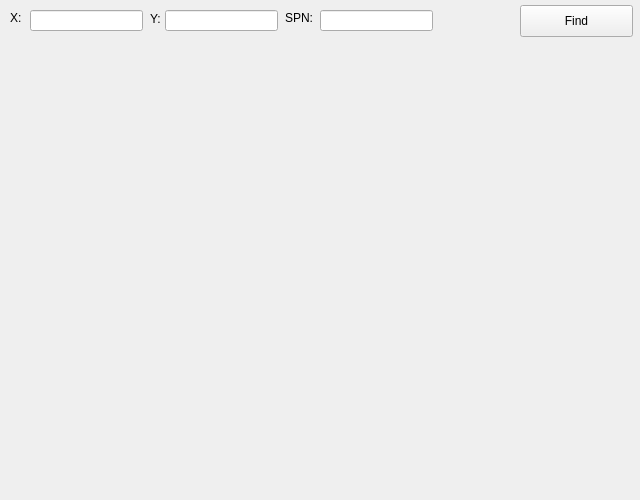
<?xml version="1.0" encoding="UTF-8"?>
<ui version="4.0">
 <class>MainWindow</class>
 <widget class="QMainWindow" name="MainWindow">
  <property name="geometry">
   <rect>
    <x>0</x>
    <y>0</y>
    <width>640</width>
    <height>500</height>
   </rect>
  </property>
  <property name="windowTitle">
   <string>MainWindow</string>
  </property>
  <widget class="QWidget" name="centralwidget">
   <widget class="QLabel" name="label">
    <property name="geometry">
     <rect>
      <x>10</x>
      <y>10</y>
      <width>21</width>
      <height>16</height>
     </rect>
    </property>
    <property name="text">
     <string>X:</string>
    </property>
   </widget>
   <widget class="QLineEdit" name="lineEdit">
    <property name="geometry">
     <rect>
      <x>30</x>
      <y>10</y>
      <width>113</width>
      <height>21</height>
     </rect>
    </property>
   </widget>
   <widget class="QLabel" name="label_2">
    <property name="geometry">
     <rect>
      <x>285</x>
      <y>10</y>
      <width>31</width>
      <height>16</height>
     </rect>
    </property>
    <property name="text">
     <string>SPN:</string>
    </property>
   </widget>
   <widget class="QLineEdit" name="lineEdit_2">
    <property name="geometry">
     <rect>
      <x>320</x>
      <y>10</y>
      <width>113</width>
      <height>21</height>
     </rect>
    </property>
   </widget>
   <widget class="QLabel" name="label_3">
    <property name="geometry">
     <rect>
      <x>150</x>
      <y>11</y>
      <width>21</width>
      <height>16</height>
     </rect>
    </property>
    <property name="text">
     <string>Y:</string>
    </property>
   </widget>
   <widget class="QLineEdit" name="lineEdit_3">
    <property name="geometry">
     <rect>
      <x>165</x>
      <y>10</y>
      <width>113</width>
      <height>21</height>
     </rect>
    </property>
   </widget>
   <widget class="QPushButton" name="pushButton">
    <property name="geometry">
     <rect>
      <x>520</x>
      <y>5</y>
      <width>113</width>
      <height>32</height>
     </rect>
    </property>
    <property name="text">
     <string>Find</string>
    </property>
   </widget>
   <widget class="QLabel" name="label_4">
    <property name="geometry">
     <rect>
      <x>20</x>
      <y>40</y>
      <width>600</width>
      <height>450</height>
     </rect>
    </property>
    <property name="text">
     <string/>
    </property>
   </widget>
  </widget>
 </widget>
 <resources/>
 <connections/>
</ui>
